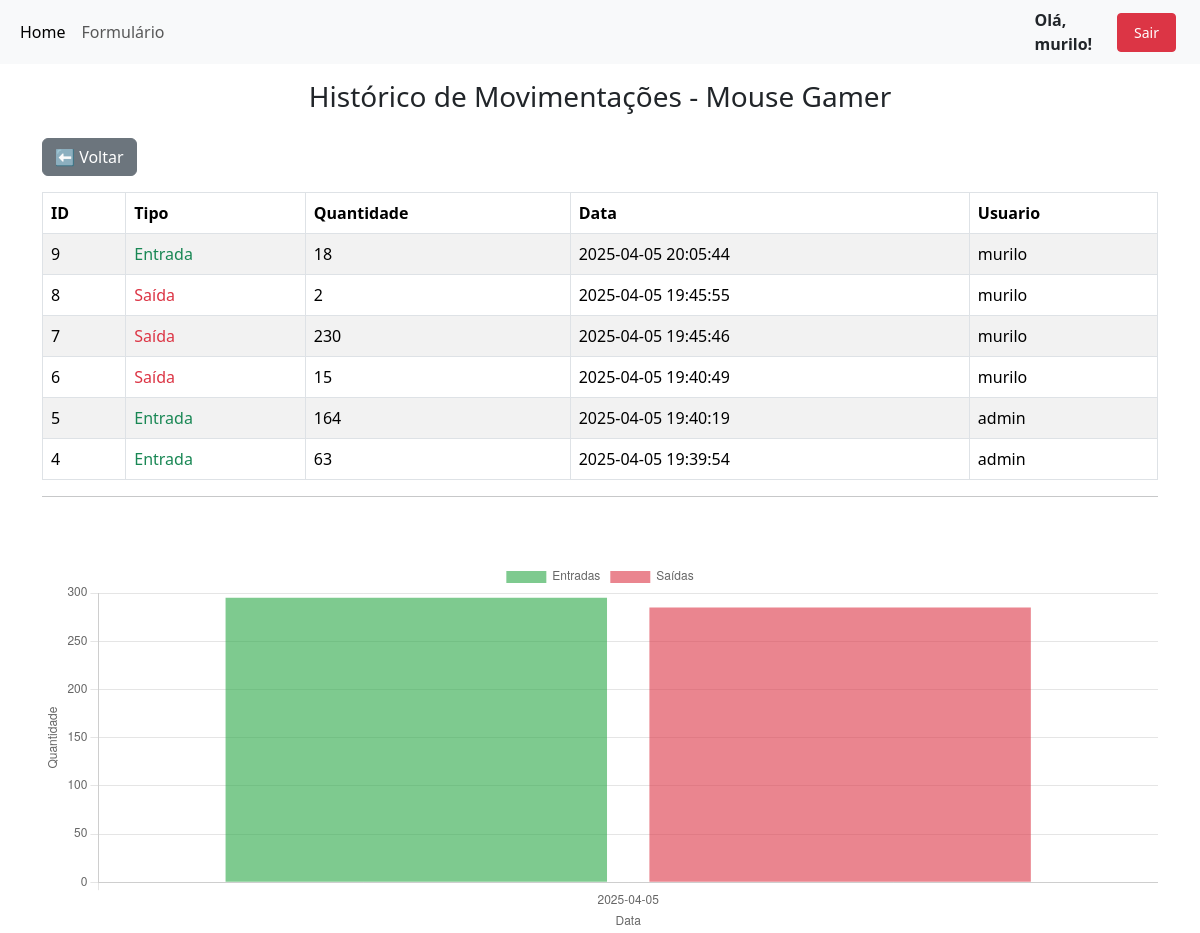
Screenshot of /historico/1 (signed in) with the database file from the repository.
### tables this page shows
CREATE TABLE usuarios (
                    id INTEGER PRIMARY KEY AUTOINCREMENT,
                    nome TEXT NOT NULL,
                    email TEXT UNIQUE NOT NULL,
                    senha TEXT NOT NULL,
                    tipo TEXT CHECK(tipo IN ('admin', 'comum')) NOT NULL DEFAULT 'comum');

CREATE TABLE produtos (
                    ID INTEGER PRIMARY KEY AUTOINCREMENT,
                    NOME TEXT,
                    QUANTIDADE_ESTOQUE INTEGER,
                    FABRICANTE TEXT,
                    DESCRICAO TEXT,
                    PRECO REAL);

CREATE TABLE movimentacoes (
                    id INTEGER PRIMARY KEY AUTOINCREMENT,
                    produto_id INTEGER,
                    quantidade INTEGER NOT NULL,
                    tipo_movimentacao TEXT CHECK(tipo_movimentacao in ('entrada', 'saida')) NOT NULL,
                    data TIMESTAMP DEFAULT CURRENT_TIMESTAMP,
                    usuario_id INTEGER,
                    FOREIGN KEY (produto_id) REFERENCES produtos(id),
                    FOREIGN KEY (usuario_id) REFERENCES usuarios(id)
                    );

### routes/produto.py (the view)
@bp_produto.route("/historico/<int:id>")
def historico_produto(id):
    if "user_id" not in session:
        flash("Você precisa fazer login!")
        return redirect(url_for("auth.login"))
    with sql.connect("form_db.db") as con:
        con.row_factory = sql.Row
        cur = con.cursor()
        cur.execute("SELECT * FROM produtos WHERE ID = ?", (id,))
        produto = cur.fetchone()
        cur.execute('''
                    SELECT m.*, u.nome as nome_usuario
                    FROM movimentacoes m
                    JOIN usuarios u ON m.usuario_id = u.id
                    WHERE m.produto_id = ?
                    ORDER BY m.data DESC
                    ''', (id,))
        historico = cur.fetchall()
        cur.execute('''
                    SELECT tipo_movimentacao, DATE(data) as dia, SUM(quantidade) as total
                    FROM movimentacoes
                    WHERE produto_id = ?
                    GROUP BY dia, tipo_movimentacao
                    ORDER BY dia ASC
                    ''', (id,))
        movimentacoes_agrupadas = cur.fetchall()
        movimentacoes_agrupadas_dict = [
            {
                "dia":  row["dia"],
                "tipo_movimentacao": row["tipo_movimentacao"],
                "total": row["total"]
            } for row in movimentacoes_agrupadas
        ]
    return render_template("historico_produto.html", produto=produto, historico=historico, movimentacoes_agrupadas=movimentacoes_agrupadas_dict)

### templates/historico_produto.html (shortened to what this page needs)
{% extends 'layout.html' %}
{% block body %}
<h3 class="text-center mb-4">Histórico de Movimentações - {{ produto.NOME }}</h3>
<a href="{{ url_for('produto.index') }}" class="btn btn-secondary mb-3">⬅ Voltar</a>
<table class="table table-striped table-bordered">
  <thead class="thead-dark">
    <tr>
      <th>ID</th>
      <th>Tipo</th>
      <th>Quantidade</th>
      <th>Data</th>
      <th>Usuario</th>
    </tr>
  </thead>
  <tbody>
    {% for mov in historico %}
    <tr>
      <td>{{ mov.id }}</td>
      <td>
        {% if mov.tipo_movimentacao == 'entrada' %}
          <span class="text-success">Entrada</span>
        {% else %}
          <span class="text-danger">Saída</span>
        {% endif %}
      </td>
      <td>{{ mov.quantidade }}</td>
      <td>{{ mov.data }}</td>
      <td>{{ mov.nome_usuario }}</td>
    </tr>
    {% else %}
    <tr>
      <td colspan="5" class="text-center text-muted">Sem movimentações registradas.</td>
    </tr>
    {% endfor %}
  </tbody>
</table>
<hr>
<br>
<br>
<canvas id="graficoMovimentacoes" height="100"></canvas>
<script>
  const dadosBrutos = JSON.parse('{{ movimentacoes_agrupadas | tojson | safe }}');
  const diasUnicos = [...new Set(dadosBrutos.map(m => m.dia))];
  const entradas = diasUnicos.map(dia => {
    const mov = dadosBrutos.find(m => m.dia === dia && m.tipo_movimentacao === 'entrada');
    return mov ? mov.total : 0;
  });
  const saidas = diasUnicos.map(dia => {
    const mov = dadosBrutos.find(m => m.dia === dia && m.tipo_movimentacao === 'saida');
    return mov ? mov.total : 0;
  });
  const ctx = document.getElementById('graficoMovimentacoes').getContext('2d');
  new Chart(ctx, {
    type: 'bar',
    data: {
      labels: diasUnicos,
      datasets: [
        {
          label: 'Entradas',
          data: entradas,
          backgroundColor: 'rgba(40, 167, 69, 0.6)',
        },
        {
          label: 'Saídas',
          data: saidas,
          backgroundColor: 'rgba(220, 53, 69, 0.6)',
        }
      ]
    },
    options: {
      responsive: true,
      scales: {
        y: {
          beginAtZero: true,
          title: {
            display: true,
            text: 'Quantidade'
          }
        },
        x: {
          title: {
            display: true,
            text: 'Data'
          }
        }
      }
    }
  });
</script>
{% endblock %}

### templates/layout.html (shortened to what this page needs)
<!DOCTYPE html>
<html lang="en">
<head>
    <link href="https://cdn.jsdelivr.net/npm/bootstrap@5.3.3/dist/css/bootstrap.min.css" rel="stylesheet">
</head>
<body>
    <header>
      {% if request.endpoint != 'auth.login' %}
        <nav class="navbar navbar-expand-lg bg-body-tertiary">
            <div class="container-fluid">
              <div class="collapse navbar-collapse" id="navbarNavAltMarkup">
                <div class="navbar-nav">
                  <a class="nav-link active" aria-current="page" href="{{url_for('produto.index')}}">Home</a>
                  <a class="nav-link" href="{{url_for('produto.add_produto')}}">Formulário</a>
                </div>
              </div>
            </div>
          {% if session.user_name %}
          <div class="d-flex align-items-center">
              <span class="me-3 fw-bold">Olá, {{ session.user_name }}!</span>
              <a href="{{ url_for('auth.logout') }}" class="btn btn-danger btn-sm px-3 py-2 me-4">Sair</a>
          </div>
          {% endif %}
          </nav>
        {% endif %}
    </header>
    <div class="container pt-3">
        {% block body %}
        {% endblock %}
    </div>
</body>
</html>

### rows the page displays
usuarios: user_name "murilo"
produtos: NOME "Mouse Gamer"
movimentacoes: id "9", tipo_movimentacao "Entrada", quantidade "18", data "2025-04-05 20:05:44", nome_usuario "murilo"
movimentacoes: id "8", tipo_movimentacao "Saída", quantidade "2", data "2025-04-05 19:45:55", nome_usuario "murilo"
movimentacoes: id "7", tipo_movimentacao "Saída", quantidade "230", data "2025-04-05 19:45:46", nome_usuario "murilo"
movimentacoes: id "6", tipo_movimentacao "Saída", quantidade "15", data "2025-04-05 19:40:49", nome_usuario "murilo"
movimentacoes: id "5", tipo_movimentacao "Entrada", quantidade "164", data "2025-04-05 19:40:19", nome_usuario "admin"
movimentacoes: id "4", tipo_movimentacao "Entrada", quantidade "63", data "2025-04-05 19:39:54", nome_usuario "admin"
